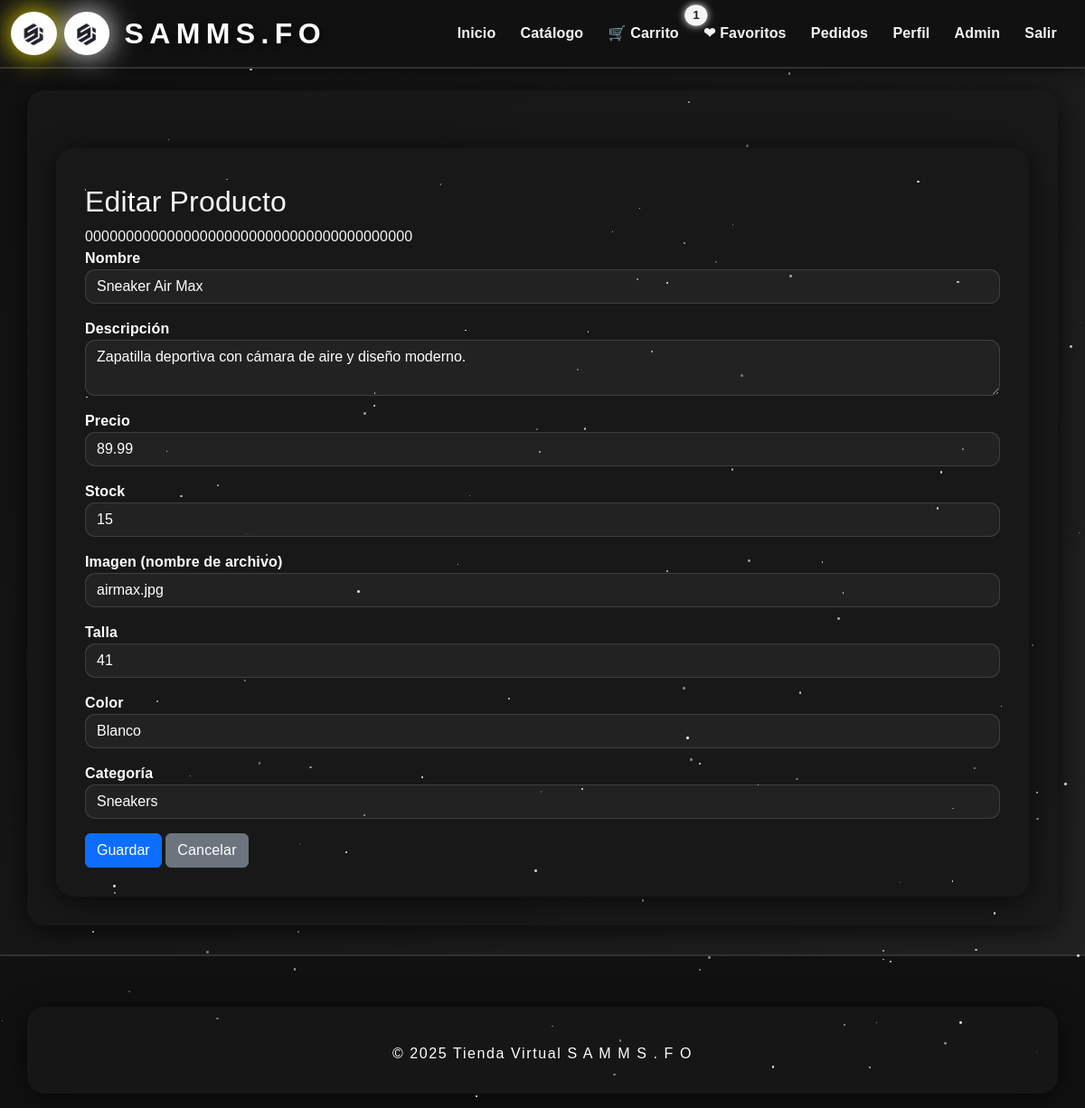
Page /admin/products/edit/1 (signed in) on the committed database.
### app/models/products.py (models this page shows, shortened)
class Product(db.Model):
    __tablename__ = 'products'
    id = db.Column(db.Integer, primary_key=True)
    name = db.Column(db.String(100), nullable=False)
    description = db.Column(db.Text)
    price = db.Column(db.Float, nullable=False)
    stock = db.Column(db.Integer, default=0)
    image = db.Column(db.String(255))  # Nombre del archivo de imagen
    size = db.Column(db.String(20))
    color = db.Column(db.String(30))
    category_id = db.Column(db.Integer, db.ForeignKey('categories.id'), nullable=False)
    created_at = db.Column(db.DateTime, server_default=db.func.now())
    updated_at = db.Column(db.DateTime, server_default=db.func.now(), onupdate=db.func.now())
    promo = db.Column(db.String(255))  # Texto de promoción, si aplica
    destacado = db.Column(db.Boolean, default=False)  # Si es producto destacado

class Category(db.Model):
    __tablename__ = 'categories'
    id = db.Column(db.Integer, primary_key=True)
    name = db.Column(db.String(50), unique=True, nullable=False)
    description = db.Column(db.String(255))
    products = db.relationship('Product', backref='category', lazy=True)

### app/routes/admin.py (the view, shortened to what this page needs)
@admin_bp.route('/products/edit/<int:product_id>', methods=['GET', 'POST'])
@login_required
@admin_required
def edit_product(product_id):
    product = Product.query.get_or_404(product_id)
    categories = Category.query.all()
    return render_template('admin/edit_product.html', product=product, categories=categories)

### app/routes/admin.py (called while the page is built)
def admin_required(f):
    @wraps(f)
    def decorated_function(*args, **kwargs):
        if not current_user.is_authenticated or current_user.role != UserRole.ADMIN:
            flash('Acceso denegado: solo administradores.', 'danger')
            return redirect(url_for('auth.login'))
        return f(*args, **kwargs)
    return decorated_function

### app/templates/admin/edit_product.html
{% extends 'base.html' %}
{% block content %}
<div class="container mt-4">
  <h2>Editar Producto</h2>
  <form method="post">
    {{ csrf_token() }}
    <div class="mb-3">
      <label>Nombre</label>
      <input type="text" name="name" class="form-control" value="{{ product.name }}" required>
    </div>
    <div class="mb-3">
      <label>Descripción</label>
      <textarea name="description" class="form-control">{{ product.description }}</textarea>
    </div>
    <div class="mb-3">
      <label>Precio</label>
      <input type="number" name="price" class="form-control" step="0.01" value="{{ product.price }}" required>
    </div>
    <div class="mb-3">
      <label>Stock</label>
      <input type="number" name="stock" class="form-control" min="0" value="{{ product.stock }}">
    </div>
    <div class="mb-3">
      <label>Imagen (nombre de archivo)</label>
      <input type="text" name="image" class="form-control" value="{{ product.image }}">
    </div>
    <div class="mb-3">
      <label>Talla</label>
      <input type="text" name="size" class="form-control" value="{{ product.size }}">
    </div>
    <div class="mb-3">
      <label>Color</label>
      <input type="text" name="color" class="form-control" value="{{ product.color }}">
    </div>
    <div class="mb-3">
      <label>Categoría</label>
      <select name="category_id" class="form-control" required>
        {% for cat in categories %}
        <option value="{{ cat.id }}" {% if product.category_id == cat.id %}selected{% endif %}>{{ cat.name }}</option>
        {% endfor %}
      </select>
    </div>
    <button class="btn btn-primary">Guardar</button>
    <a href="{{ url_for('admin.products') }}" class="btn btn-secondary">Cancelar</a>
  </form>
</div>
{% endblock %}

### app/static/star-bg.css (style rules this page uses)
body { min-height: 100vh; background: #0a0a23; overflow-x: hidden; }

### app/templates/base.html (style rules this page uses)
body { background: linear-gradient(120deg, #111 0%, #222 100%), url('https://www.transparenttextures.com/patterns/asfalt-light.png'); min-height: 100vh; color: #f5f5f5; font-family: 'Montserrat', Arial, sans-serif; letter-spacing: 0.01em; background-blend-mode: overlay; }
.container { background: #181818cc; border-radius: 1.2rem; box-shadow: 0 4px 32px 0 #000a; padding: 2.5rem 2rem 2rem 2rem; margin-top: 2.5rem; }
.form-control, .form-select { background: #222; color: #fff; border: 1.5px solid #fff2; border-radius: 0.7rem; }
label, .form-label { color: #fff; font-weight: 700; }
::placeholder { color: #bbb; opacity: 1; }

### rows in the picture
Product: name "Sneaker Air Max", description "Zapatilla deportiva con cámara de aire y diseño moderno.", price "89.99", stock "15", image "airmax.jpg", size "41", color "Blanco", category_id "Sneakers"
